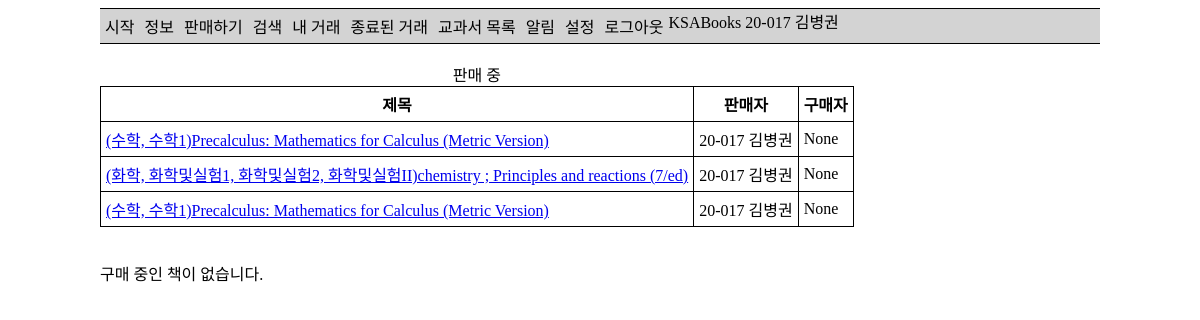
Before: /my-offers/ (signed in) with the older database file.
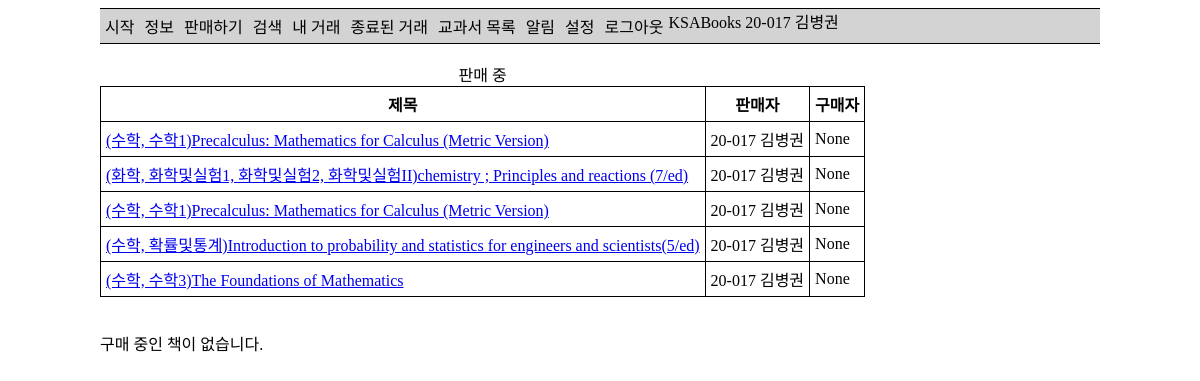
After: the same page with the newer database file.
### ksa_books_app/models.py (models this page shows)
class Offer(models.Model):
    seller = models.ForeignKey(settings.AUTH_USER_MODEL, on_delete=models.SET_NULL, null=True,
                               related_name='offer_seller')
    buyer = models.ForeignKey(settings.AUTH_USER_MODEL, on_delete=models.SET_NULL, null=True, blank=True,
                              related_name='offer_buyer')
    want_users = models.ManyToManyField(settings.AUTH_USER_MODEL, blank=True)
    seller_done = models.BooleanField(null=True, default=False)
    buyer_done = models.BooleanField(null=True, default=False)
    book = models.ForeignKey(Book, on_delete=models.SET_NULL, null=True, verbose_name='책')
    price = models.PositiveIntegerField(verbose_name='판매 가격')
    worn_degree = models.CharField(choices=QUALITY, max_length=1, verbose_name='낡은 정도')
    worn_explain = models.TextField(verbose_name='설명', null=True, blank=True)
    note_degree = models.CharField(choices=QUALITY, max_length=1, verbose_name='필기 정도')
    note_explain = models.TextField(verbose_name='설명', null=True, blank=True)
    other = models.TextField(verbose_name='기타 내용', null=True, blank=True)
    date_time = models.DateTimeField(auto_now_add=True, null=True)
    views = models.ManyToManyField(settings.AUTH_USER_MODEL, blank=True, related_name='views')
    def get_absolute_url(self):
        return reverse('check-offer', args=[str(self.id)])

class Book(models.Model):
    title = models.CharField(max_length=100, verbose_name='제목')
    author = models.CharField(max_length=100, verbose_name='저자')
    courses = models.ManyToManyField(Course, verbose_name='과목')
    subject = models.ForeignKey(Subject, verbose_name='교과', on_delete=models.SET_NULL, null=True)
    publisher = models.CharField(max_length=100, verbose_name='출판사')
    isbn = models.CharField(max_length=13, verbose_name='ISBN',
                            help_text='13 Character <a href="https://www.isbn-international.org/content/what-isbn">ISBN number</a>')
    list_price = models.PositiveIntegerField(verbose_name='정가', null=True, blank=True)
    group_price = models.PositiveIntegerField(verbose_name='공동구매 가격', null=True, blank=True)
    using = models.BooleanField(verbose_name='사용 여부')
    class Meta:
        permissions = (
            ('load_data', 'Can load data'),
        )
        ordering = ['subject']
    def __str__(self):
        return f'({self.subject}, {self.display_courses()}){self.title}'
    def display_courses(self):
        return ', '.join([str(c) for c in self.courses.all()])
    display_courses.short_description = '수업'

class Subject(models.Model):
    name = models.CharField(max_length=10, verbose_name='교과명')
    def __str__(self):
        return self.name

class Course(models.Model):
    subject = models.ForeignKey(Subject, on_delete=models.SET_NULL, verbose_name='교과', null=True)
    name = models.CharField(max_length=50, verbose_name='과목명')
    open = models.BooleanField(verbose_name='수강 가능')
    def __str__(self):
        return self.name

class StudentUser(AbstractBaseUser, PermissionsMixin):
    objects = StudentUserManager()
    student_id = models.CharField(max_length=10, verbose_name='학번', help_text='00-000', unique=True)
    name = models.CharField(max_length=100, verbose_name='이름')
    email = models.EmailField()
    is_active = models.BooleanField(default=True)
    is_admin = models.BooleanField(default=False)
    is_superuser = models.BooleanField(default=False)
    is_staff = models.BooleanField(default=False)
    date_joined = models.DateTimeField(auto_now_add=True)
    notifications = models.ManyToManyField(Notification, blank=True)
    unread_notification = models.PositiveIntegerField(default=0)
    notify_books = models.ManyToManyField(Book, verbose_name='원하는 책', blank=True)
    notify_comment = models.BooleanField(default=True, verbose_name='자신에게 댓글을 썼을 때')
    notify_new_offer = models.BooleanField(default=True, verbose_name='원하는 책이 올라왔을 때')
    notify_sold_to_user = models.BooleanField(default=True, verbose_name='자신에게 책을 판매했을 때')
    notify_sold_to_other = models.BooleanField(default=True, verbose_name='구매 신청한 책이 다른 사람에게 판매되었을 때')
    notify_new_want = models.BooleanField(default=True, verbose_name='자신의 책을 누군가 구매 신청했을 때')
    USERNAME_FIELD = 'student_id'
    REQUIRED_FIELDS = ['name']
    def __str__(self):
        return ' '.join([self.student_id, self.name])
    def is_international(self):
        return self.student_id[3] == '2'

### ksa_books_app/views.py (the view)
# urls.py: path('my-offers/', views.my_offers, name='my-offers'),
@login_required
def my_offers(request):
    sell_offers = Offer.objects.filter(seller=request.user).filter(seller_done=False)
    buy_offers = Offer.objects.filter(want_users=request.user).filter(buyer_done=False)
    context = {
        'sell_offers': sell_offers,
        'buy_offers': buy_offers,
    }
    return render(request, 'my_offers.html', context=context)

### ksa_books_app/templates/my_offers.html
{% extends 'base_generic.html' %}
{% block content %}
    {% if sell_offers %}
        <table>
            <caption>판매 중</caption>
            <tr>
                <th>제목</th>
                <th>판매자</th>
                <th>구매자</th>
            </tr>
            {% for sell_offer in sell_offers %}
                <tr>
                    <td><a href="{{ sell_offer.get_absolute_url }}">{{ sell_offer.book }}</a></td>
                    <td>{{ sell_offer.seller }}</td>
                    <td>{{ sell_offer.buyer }}</td>
                </tr>
            {% endfor %}
        </table>
    {% else %}
        <p>판매 중인 책이 없습니다.</p>
    {% endif %}
    <br>
    {% if buy_offers %}
        <table>
            <caption>구매 중</caption>
            <tr>
                <th>제목</th>
                <th>판매자</th>
                <th>구매자</th>
            </tr>
            {% for buy_offer in buy_offers %}
                <tr>
                    <td><a href="{{ buy_offer.get_absolute_url }}">{{ buy_offer.book }}</a></td>
                    <td>{{ buy_offer.seller }}</td>
                    <td>{{ buy_offer.buyer }}</td>
                </tr>
            {% endfor %}
        </table>
    {% else %}
        <p>구매 중인 책이 없습니다.</p>
    {% endif %}
{% endblock %}

Changed rows visible on the page:
added Offer: book "(수학, 확률및통계)Introduction to probability and statistics for engineers and scientists(5/ed)", seller "20-017 김병권", buyer "None"
added Offer: book "(수학, 수학3)The Foundations of Mathematics", seller "20-017 김병권", buyer "None"
